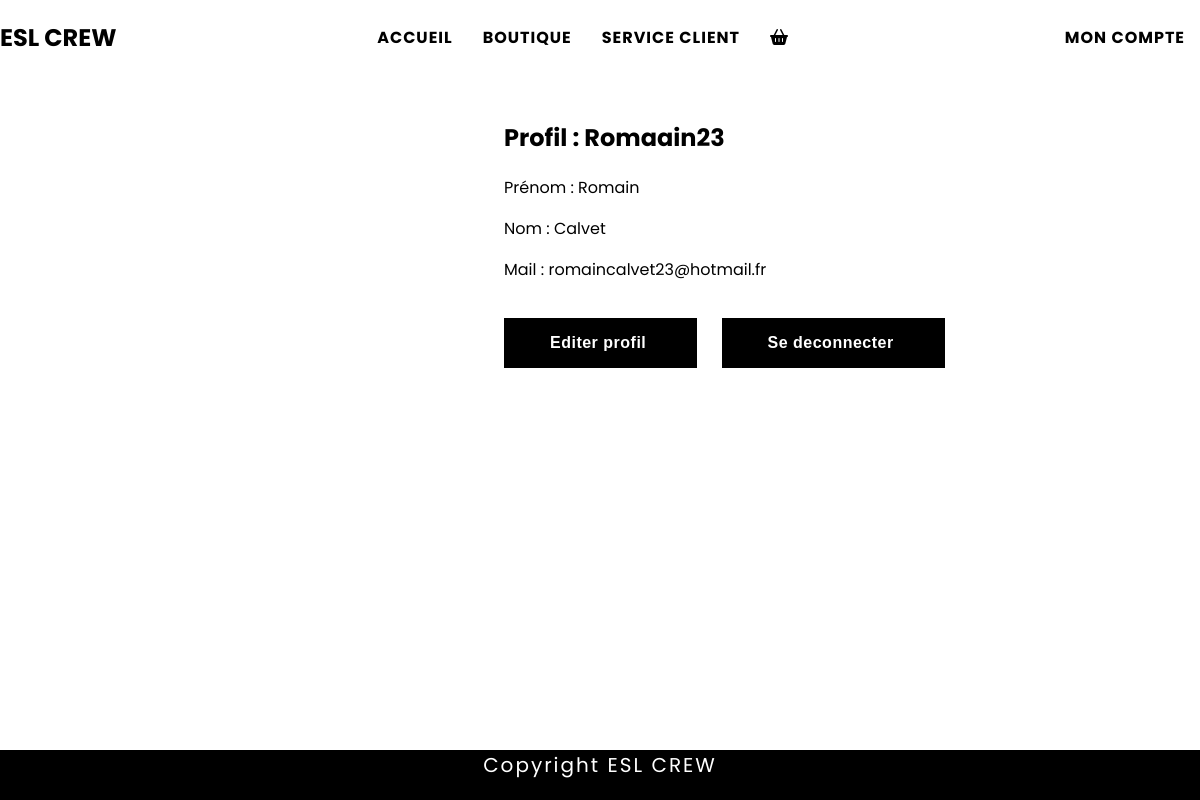
Page /profil.php?id=6 (signed in) on the committed database.
### tables this page shows
CREATE TABLE `profil` (
  `id_profil` int(3) NOT NULL,
  `prenom` varchar(20) DEFAULT NULL,
  `nom` varchar(20) DEFAULT NULL,
  `mail` varchar(30) NOT NULL,
  `identifiant` varchar(30) DEFAULT NULL,
  `mot_de_passe` varchar(30) DEFAULT NULL,
  `img` varchar(150) DEFAULT NULL
);

### profil.php (the view, shortened to what this page needs)
<?php include("inc/header.log.inc.php") ?>
<?php
if(isset($_SESSION["id"])){
  $getid = intval($_SESSION["id"]);
  $requeteSQL = $pdo->prepare("SELECT * FROM profil WHERE id_profil = ?");
  $requeteSQL->execute(array($getid));
  $userinfo = $requeteSQL->fetch();
?>
<section class="contact-form" id="annonce">
      <div class="profil">
        <h1 class="box-title">Profil : <?php echo $userinfo['identifiant']; ?> </h1>
        <p class="profil">Prénom : <?php echo $userinfo['prenom']; ?></p>
        <p class="profil">Nom : <?php echo $userinfo['nom']; ?></p>
        <p class="profil">Mail : <?php echo $userinfo['mail']; ?></p>
        <form class="form-group" action="" method="post" name="login">
        <input type="submit" value="Editer profil " name="editer" >
        <input type="submit" value="Se deconnecter " name="deconnexion" class="form-group">
        </form>
    </section>
<?php
  }
else {
  header("Location: connexion.php");
    } ?>
<?php include("inc/footer.inc.php"); ?>

### assets/css/style.css (style rules this page uses)
html { font-family: 'Poppins', sans-serif; }
html, body { margin: 0; display: table; height: 100%; width: 100%; }
.contact-form { width: 600px; display: flex; align-content: center; margin-left: 42%; }
.contact-form .form-group input[type="submit"] { background: black; letter-spacing: 0.5px; border: 1px solid black; color: white; padding: 15px; padding-right: 45px; padding-left: 45px; margin: 20px; margin-left: 0; transition: 1s; font-weight: bold; font-size: 16px; }

### rows in the picture
profil: identifiant "Romaain23", prenom "Romain", nom "Calvet", mail "romaincalvet23@hotmail.fr"
